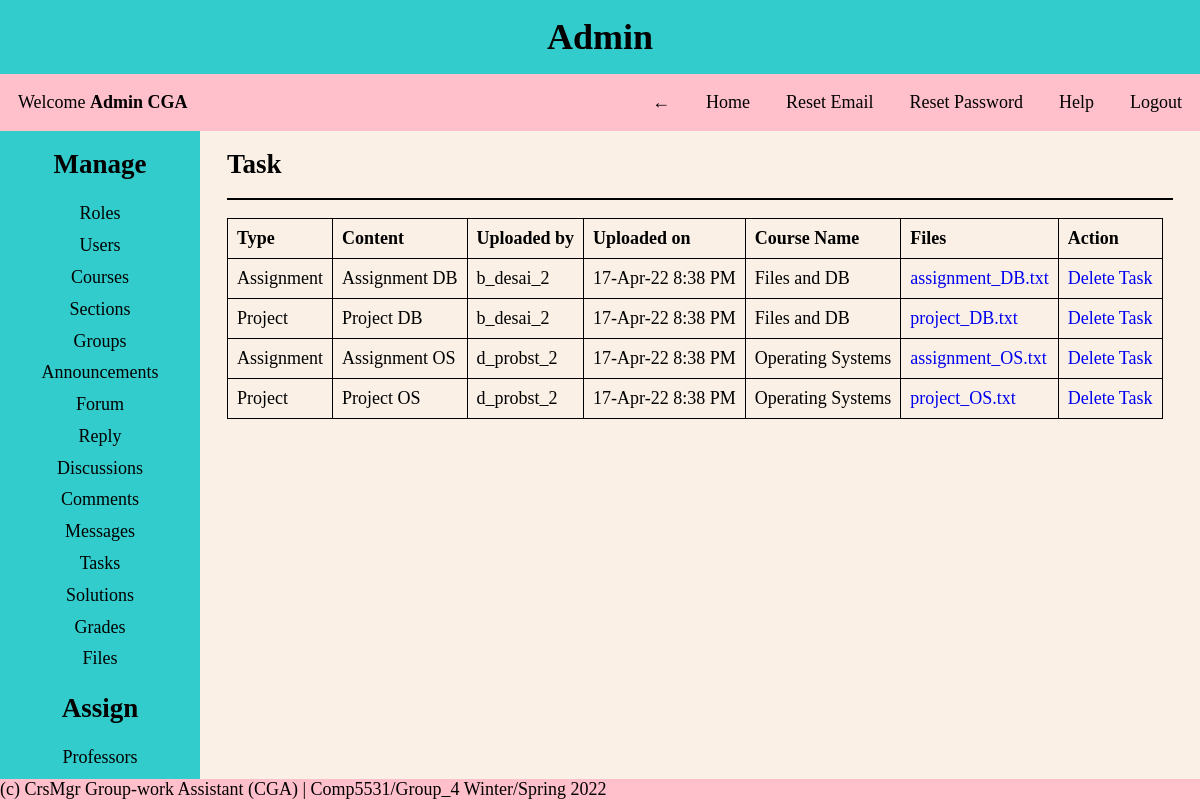
Page /pages/admin.php?page=task (signed in) on the earlier database version.
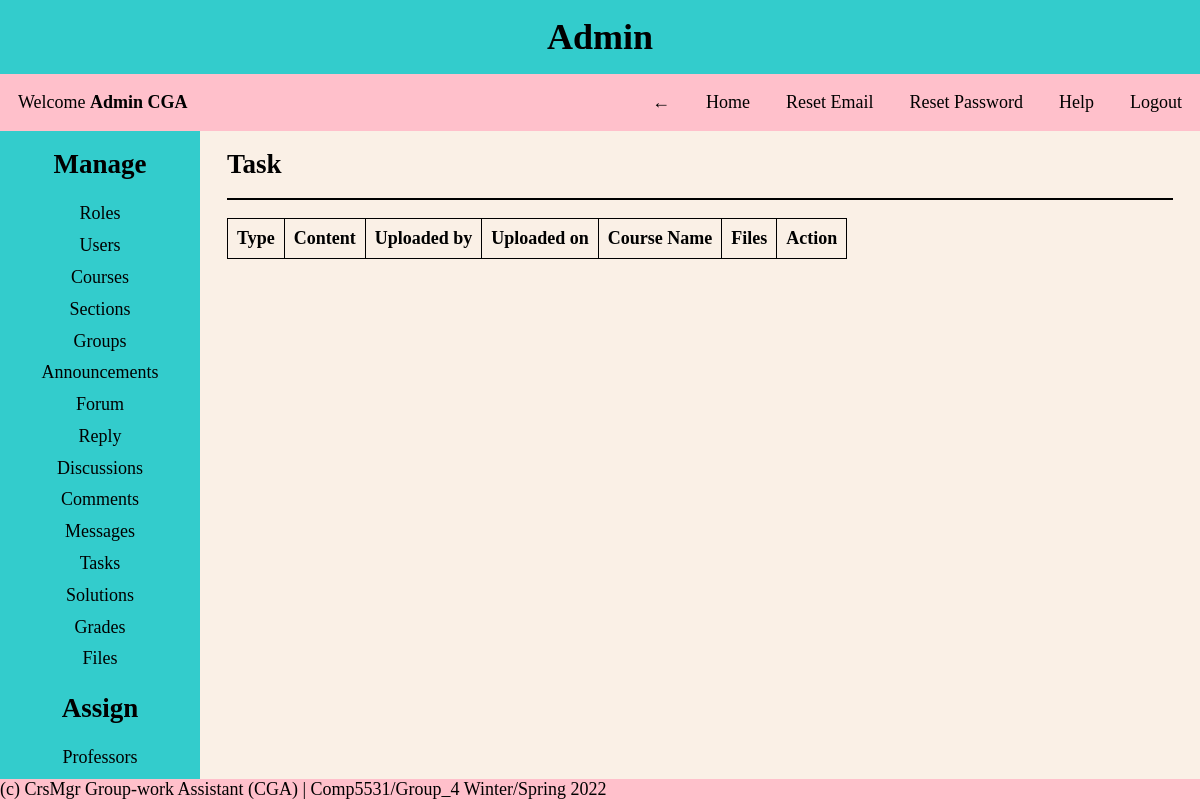
Same page on the later database version.
### tables this page shows
CREATE TABLE Task
(
  task_id INT NOT NULL AUTO_INCREMENT PRIMARY KEY,
  task_type VARCHAR(30) NOT NULL,
  task_content VARCHAR(255) NOT NULL UNIQUE,
  task_deadline DATETIME NOT NULL,
  file_id INT NOT NULL,
  course_id INT NOT NULL,
  FOREIGN KEY (file_id) REFERENCES Files(file_id),
  FOREIGN KEY (course_id) REFERENCES Course(course_id)
);

CREATE TABLE Users
(
  user_id INT NOT NULL AUTO_INCREMENT PRIMARY KEY,
  first_name VARCHAR(30) NOT NULL,
  last_name VARCHAR(30) NOT NULL,
  dob DATE NOT NULL,
  email VARCHAR(30) NOT NULL UNIQUE,
  username VARCHAR(30) NOT NULL UNIQUE,
  password VARCHAR(30) NOT NULL,
  created_on DATETIME DEFAULT CURRENT_TIMESTAMP,
  first_login TINYINT NOT NULL,
  role_id INT NOT NULL,
  FOREIGN KEY (role_id) REFERENCES Roles(role_id)
);

CREATE TABLE Files
(
  file_id INT NOT NULL AUTO_INCREMENT PRIMARY KEY,
  file_name VARCHAR(30) NOT NULL,
  file_content VARCHAR(255) NOT NULL,
  file_type VARCHAR(30) NOT NULL,
  file_size INT NOT NULL,
  uploaded_by_uid INT NOT NULL,
  uploaded_on DATETIME DEFAULT CURRENT_TIMESTAMP
);

CREATE TABLE Course
(
  course_id INT NOT NULL AUTO_INCREMENT PRIMARY KEY,
  course_name VARCHAR(30) NOT NULL UNIQUE,
  course_number INT NOT NULL UNIQUE
);

### helper/functions.php (called while the page is built, shortened)
<?php
function date_convert($date)
{
    $date = strtotime($date);
    return date('d-M-y g:i A', $date);
}

### CRUD/task.php (the view, shortened to what this page needs)
<div class="content-body">
    <?php
    $query = "SELECT * FROM task as t
    JOIN files as f ON f.file_id = t.file_id
    JOIN course as c ON c.course_id = t.course_id
    JOIN users as u ON u.user_id = f.uploaded_by_uid
    ORDER BY t.task_id ASC";
    $task = mysqli_query($conn, $query);
    ?>
    <h2>Task</h2>
    <hr>
    <table>
        <thead>
            <tr>
                <th>Type</th>
                <th>Content</th>
                <th>Uploaded by</th>
                <th>Uploaded on</th>
                <th>Course Name</th>
                <th>Files</th>
                <th>Action</th>
            </tr>
        </thead>
        <tbody>
            <?php foreach ($task as $row) {
                $id = $row['task_id'];
                $type = $row['task_type'];
                $content = $row['task_content'];
                $uploaded_by = $row['username'];
                $uploaded_on = date_convert($row['uploaded_on']);
                $course_name = $row['course_name'];
                $file_id = $row['file_id'];
                $file_name = $row['file_name'];
            ?>
                <tr>
                    <td><?= $type ?></td>
                    <td><?= $content ?></td>
                    <td><?= $uploaded_by ?></td>
                    <td><?= $uploaded_on ?></td>
                    <td><?= $course_name ?></td>
                    <td><a href='?page=task&download_file=<?= $file_id ?>'><?= $file_name ?></a></td>
                    <td><a href="?page=task&delete_id=<?= $id ?>&file_id=<?= $file_id ?>" onclick="return confirm('Are you sure you want to delete?')">Delete Task</a></td>
                </tr>
            <?php } ?>
        </tbody>
    </table>
</div>

Differences in the rows shown:
removed task: task_type "Assignment", task_content "Assignment DB", users.username "b_desai_2", file.uploaded_on "17-Apr-22 8:38 PM", course.course_name "Files and DB", file.file_name "assignment_DB.txt"
removed task: task_type "Project", task_content "Project DB", users.username "b_desai_2", file.uploaded_on "17-Apr-22 8:38 PM", course.course_name "Files and DB", file.file_name "project_DB.txt"
removed task: task_type "Assignment", task_content "Assignment OS", users.username "d_probst_2", file.uploaded_on "17-Apr-22 8:38 PM", course.course_name "Operating Systems", file.file_name "assignment_OS.txt"
removed task: task_type "Project", task_content "Project OS", users.username "d_probst_2", file.uploaded_on "17-Apr-22 8:38 PM", course.course_name "Operating Systems", file.file_name "project_OS.txt"
